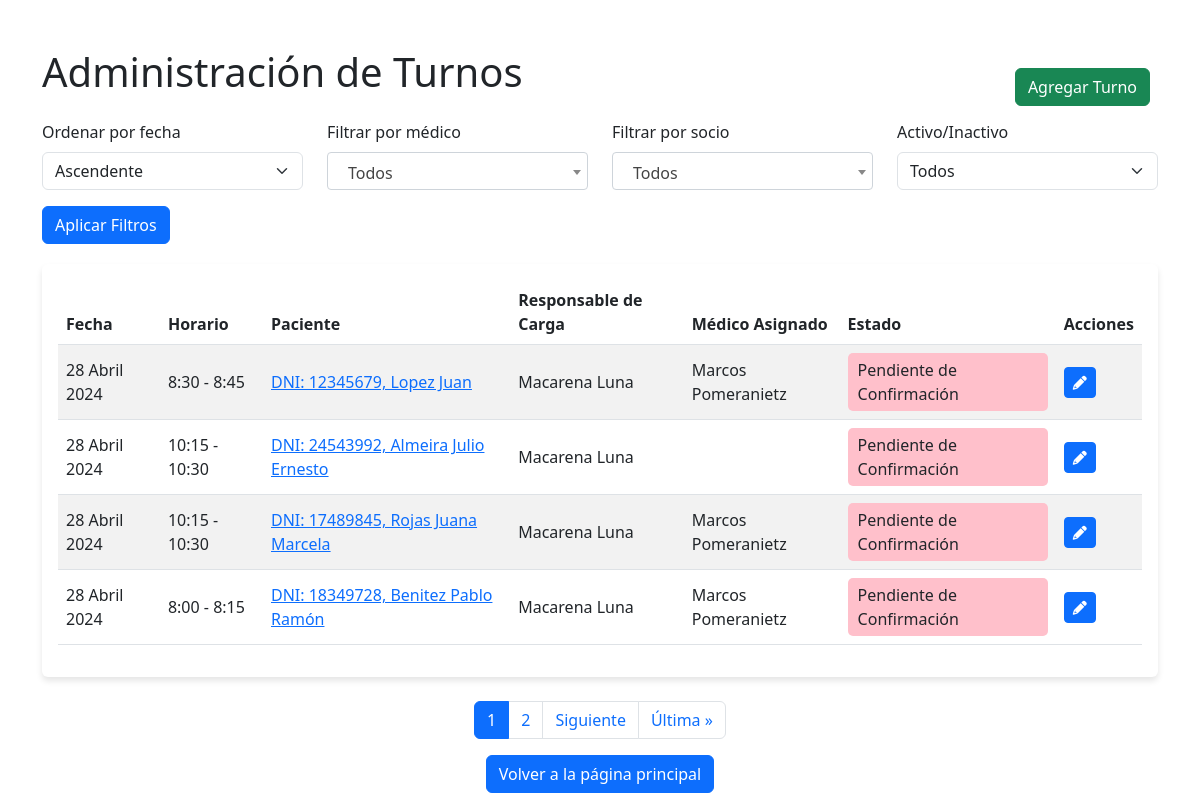
The page /turno/lista-turnos/ (signed in) on the database its author committed.
### apps/turno/models.py (models this page shows, shortened)
class Turno(models.Model):
    HORARIOS = (
        ('0', '8:00 - 8:15'),
        ('1', '8:15 - 8:30'),
        ('2', '8:30 - 8:45'),
        ('3', '8:45 - 9:00'),
        ('4', '9:00 - 9:15'),
        ('5', '9:15 - 9:30'),
        ('6', '9:30 - 9:45'),
        ('7', '9:45 - 10:00'),
        ('8', '10:00 - 10:15'),
        ('9', '10:15 - 10:30'),
        ('10', '10:30 - 10:45'),
        ('11', '10:45 - 11:00'),
        ('12', '11:00 - 11:15'),
        ('13', '11:15 - 11:30'),
        ('14', '11:30 - 11:45'),
        ('15', '11:45 - 12:00'),
        ('16', '12:00 - 12:15'),
        ('17', '12:15 - 12:30'),
        ('18', '12:30 - 12:45'),
        ('19', '12:45 - 13:00'),
        ('20', '13:00 - 13:15'),
        ('21', '13:15 - 13:30'),
        ('22', '13:30 - 13:45'),
        ('23', '13:45 - 14:00'),
        ('24', '14:00 - 14:15'),
        ('25', '14:15 - 14:30'),
        ('26', '14:30 - 14:45'),
        ('27', '14:45 - 15:00'),
        ('28', '15:00 - 15:15'),
        ('29', '15:15 - 15:30'),
        ('30', '15:30 - 15:45'),
        ('31', '15:45 - 16:00'),
        ('32', '16:00 - 16:15'),
        ('33', '16:15 - 16:30'),
        ('34', '16:30 - 16:45'),
        ('35', '16:45 - 17:00'),
        ('36', '17:00 - 17:15'),
        ('37', '17:15 - 17:30'),
        ('38', '17:30 - 17:45'),
        ('39', '17:45 - 18:00'),
        ('40', '18:00 - 18:15'),
        ('41', '18:15 - 18:30'),
        ('42', '18:30 - 18:45'),
        ('43', '18:45 - 19:00')
    )
    ESTADOS = (
        ('0', 'Pendiente de Confirmación'),
        ('1', 'Atendido'),
        ('2', 'Ausente con aviso'),
        ('3', 'Ausente sin aviso'),
        ('4', 'Confirmado'),
        ('5', 'Cancelado')
    )
    fecha = models.DateField(verbose_name='Fecha del turno')
    horario = models.CharField(max_length=2, choices=HORARIOS, default='0', verbose_name='Horario del turno')
    observacion = models.CharField(max_length=300, blank=True)
    activo = models.BooleanField(default=True, verbose_name='¿Turno Activo?')
    estado = models.CharField(max_length=2, choices=ESTADOS, default='0', verbose_name='Estado del turno')
    socio = models.ForeignKey(Paciente, on_delete=models.CASCADE)
    usuario = models.ForeignKey(User, related_name='turnos_asignados', on_delete=models.SET_NULL, blank=False, null=True, verbose_name='Médico asignado')
    responsable_de_carga = models.ForeignKey(User, related_name='turnos_responsable', on_delete=models.SET_NULL, null=True, editable=False)
    class Meta:
        verbose_name_plural = 'Turnos'

### apps/socio/models.py (models this page shows, shortened)
class Paciente(models.Model):
    TIPO_CATEGORIA = (
        ('0', 'Demanda Espontánea'),
        ('1', 'Socio'),
        ('3', 'Socio Afiliado')
    )
    SEX_CHOICES = (
        ('0', 'Masculino'),
        ('1', 'Femenino'),
        ('3', 'Otro')
    )
    TIPO_SOLICITUD = (
        ('0', 'Titular'),
        ('1', 'Familiar'),
        ('2', 'No Aplica'),
    )
    TIPO_MONOTRIBUTO = (
        ('0', 'Categoria A'),
        ('1', 'Categoria B'),
        ('2', 'Categoria C'),
        ('3', 'Categoria D'),
        ('4', 'Otro'),
        ('5', 'No tiene'),
    )
    categoria = models.CharField('Categoria', max_length=1, choices=TIPO_CATEGORIA, default='0')
    condicion_de_solicitud = models.CharField('Condición de solicitud', max_length=1, choices=TIPO_SOLICITUD, default='0')
    dni = models.CharField(max_length=8, unique=True, verbose_name='DNI',help_text="<span style='color: red;font-weight: bold; text-transform: uppercase;'>¡Ingresar sin caracteres especiales o espacios ( - , * , _, . )!</span>")
    dnititular = models.CharField('DNI del Titular',max_length=8, blank=True, null=True, help_text="<span style='color: red;font-weight: bold; text-transform: uppercase;'>¡Colocar unicamente si el TIPO DE AFILIACIÓN ES FAMILIAR!</span>")
    cuit = models.CharField(max_length=20, blank=True, null=True, help_text="<span style='color: red;font-weight: bold; text-transform: uppercase;'>¡Ingresar sin caracteres especiales o espacios ( - , * , _ )!</span>", verbose_name='CUIT')  # Campo opcional
    nombres = models.CharField(max_length=100)
    apellidos = models.CharField(max_length=100)
    fecha_de_nacimiento = models.DateField()
    sex = models.CharField('Sexo', max_length=1, choices=SEX_CHOICES, default='0')
    telefono = models.ForeignKey(Telefono, on_delete=models.CASCADE, verbose_name='Número de contacto', blank=True, null=True)
    casilla_de_mail = models.EmailField(validators=[EmailValidator(message="Ingresa un correo válido")], blank=True)
    domicilio = models.ForeignKey('Domicilio', on_delete=models.SET_NULL, blank=True, null=True)
    referente_parroquial = models.ForeignKey('Referente', on_delete=models.SET_NULL, blank=True, null=True)
    responsable_de_carga = models.ForeignKey('auth.User', on_delete=models.SET_NULL, blank=True, null=True, editable=False)
    monotributo = models.CharField('Monotributo', max_length=1, choices=TIPO_MONOTRIBUTO, default='0')
    dni_foto_frente = models.FileField(upload_to='dni/', blank=True, null=True)
    dni_foto_dorso = models.FileField(upload_to='dni/', blank=True, null=True)
    credencial = models.AutoField(primary_key=True)
    observaciones = models.TextField(blank=True)
    credencial_entregada = models.BooleanField(default=False)
    class Meta:
        verbose_name = 'Socio' # Titulo.
        verbose_name_plural = 'Registro de socio' # Titulo Plural.
    def __str__(self):
        return f"DNI: {self.dni}, {self.apellidos} {self.nombres}"

### apps/turno/views.py (the view)
# urls.py: path('lista-turnos/', ListaTurnosView.as_view(), name='turnos_list'),
class ListaTurnosView(LoginRequiredMixin, View):
    template_name = 'turno/lista_turnos.html'
    paginate_by = 4  # Número de turnos por página
    def get(self, request):
        turnos = Turno.objects.all()
        orden = request.GET.get('orden', 'asc')
        if orden == 'desc':
            turnos = turnos.order_by('-fecha')
        else:
            turnos = turnos.order_by('fecha')
        medico_id = request.GET.get('medico', None)
        if medico_id:
            turnos = turnos.filter(usuario__id=medico_id)
        socio_id = request.GET.get('socio', None)
        if socio_id:
            turnos = turnos.filter(socio__credencial=socio_id)
        activo = request.GET.get('activo', None)
        if activo == 'true':
            turnos = turnos.filter(activo=True)
        elif activo == 'false':
            turnos = turnos.filter(activo=False)
        grupo_medico = Group.objects.get(name='Medico')
        medicos = User.objects.filter(groups=grupo_medico)
        socios = Paciente.objects.all()  # Obtener todos los pacientes para el formulario
        paginator = Paginator(turnos, self.paginate_by)
        page = request.GET.get('page')
        try:
            turnos_paginados = paginator.page(page)
        except PageNotAnInteger:
            turnos_paginados = paginator.page(1)
        except EmptyPage:
            turnos_paginados = paginator.page(paginator.num_pages)
        context = {
            'turnos': turnos_paginados,
            'orden': orden,
            'medicos': medicos,
            'socios': socios,
        }
        return render(request, self.template_name, context)

### templates/turno/lista_turnos.html (shortened to what this page needs)
{% load static %}
<!DOCTYPE html>
<html lang="en">
<head>
    <link href="https://cdn.jsdelivr.net/npm/bootstrap@5.3.0-alpha1/dist/css/bootstrap.min.css" rel="stylesheet">
    <link rel="stylesheet" href="{% static 'css/turno/lista.css' %}">
    <link rel="stylesheet" href="https://cdnjs.cloudflare.com/ajax/libs/font-awesome/6.0.0-beta3/css/all.min.css">
    <link href="https://cdn.jsdelivr.net/npm/select2@4.0.13/dist/css/select2.min.css" rel="stylesheet" />
</head>
<body>
    <div class="container mt-5">
        <h1 class="mb-4">Administración de Turnos</h1>
        <a href="/turno/crear-turno/" class="btn btn-success btn-agregar-turno">Agregar Turno</a>
        <form method="get" class="filters">
            <div class="row">
                <div class="col-md-3">
                    <label for="orden" class="form-label">Ordenar por fecha</label>
                    <select id="orden" name="orden" class="form-select">
                        <option value="asc" {% if orden == 'asc' %}selected{% endif %}>Ascendente</option>
                    </select>
                </div>
                <div class="col-md-3">
                    <label for="medico" class="form-label">Filtrar por médico</label>
                </div>
                <div class="col-md-3">
                    <label for="socio" class="form-label">Filtrar por socio</label>
                </div>
                <div class="col-md-3">
                    <label for="activo" class="form-label">Activo/Inactivo</label>
                    <select id="activo" name="activo" class="form-select">
                        <option value="">Todos</option>
                    </select>
                </div>
            </div>
            <div class="row mt-3">
                <div class="col-md-12">
                    <button type="submit" class="btn btn-primary">Aplicar Filtros</button>
                </div>
            </div>
        </form>
        <div class="card">
            <div class="card-body">
                <table class="table table-striped">
                    <thead>
                        <tr>
                            <th>Fecha</th>
                            <th>Horario</th>
                            <th>Paciente</th>
                            <th>Responsable de Carga</th>
                            <th>Médico Asignado</th>
                            <th>Estado</th>
                            <th>Acciones</th>
                        </tr>
                    </thead>
                    <tbody>
                        {% for turno in turnos %}
                            <tr>
                                <td>{{ turno.fecha }}</td>
                                <td>{{ turno.get_horario_display }}</td>
                                <td><a href="{% url 'detalle_paciente' turno.socio.credencial %}">{{ turno.socio }}</a></td>
                                <td>{{ turno.responsable_de_carga.first_name }} {{ turno.responsable_de_carga.last_name }}</td>
                                <td>{{ turno.usuario.first_name }} {{ turno.usuario.last_name }}</td>
                                <td>
                                    <div class="estado-container {% if turno.estado == '0' %}estado-pendiente{% elif turno.estado == '1' %}estado-atendido{% elif turno.estado == '2' %}estado-ausente-aviso{% elif turno.estado == '3' %}estado-ausente-sin-aviso{% elif turno.estado == '4' %}estado-confirmado{% elif turno.estado == '5' %}estado-cancelado{% endif %}">
                                        {{ turno.get_estado_display }}
                                    </div>
                                </td>
                                <td>
                                    <a href="{% url 'editar_turno' turno.pk %}" class="btn btn-sm btn-primary">
                                        <i class="fas fa-pencil-alt"></i>
                                    </a>
                                </td>
                            </tr>
                        {% endfor %}
                    </tbody>
                </table>
            </div>
        </div>
<nav aria-label="Page navigation">
    <ul class="pagination justify-content-center mt-4">
        {% for num in turnos.paginator.page_range %}
            {% if num == turnos.number %}
                <li class="page-item active">
                    <span class="page-link">{{ num }}</span>
                </li>
            {% elif num < turnos.number|add:2 and num > turnos.number|add:"-2" %}
                <li class="page-item">
                    <a class="page-link" href="?orden={{ orden }}&page={{ num }}">{{ num }}</a>
                </li>
            {% endif %}
        {% endfor %}
        {% if turnos.has_next %}
            <li class="page-item">
                <a class="page-link" href="?orden={{ orden }}&page={{ turnos.next_page_number }}">Siguiente</a>
            </li>
            <li class="page-item">
                <a class="page-link" href="?orden={{ orden }}&page={{ turnos.paginator.num_pages }}">Última &raquo;</a>
            </li>
        {% endif %}
    </ul>
</nav>
<div class="container mt-3 text-center">
    <a href="/admin/" class="btn btn-primary">Volver a la página principal</a>
</div>
    </div>
</body>
</html>

### static/css/turno/lista.css (style rules this page uses)
.card { border: none; box-shadow: 0 4px 6px rgba(0, 0, 0, 0.1); }
.table th { border-top: none; border-bottom: 1px solid #dee2e6; }
.table td { vertical-align: middle; }

### templates/turno/lista_turnos.html (style rules this page uses)
.container { position: relative; }
.btn-agregar-turno { position: absolute; top: 20px; right: 20px; z-index: 1000; }
.filters { margin-bottom: 20px; }
.estado-container { display: inline-block; padding: 5px 10px; border-radius: 5px; }
.estado-pendiente { background-color: pink; }

### rows shown on the page
Turno: fecha "28 Abril 2024", horario "8:30 - 8:45", socio "DNI: 12345679, Lopez Juan", responsable_de_carga.first_name "Macarena", responsable_de_carga.last_name "Luna", usuario.first_name "Marcos", usuario.last_name "Pomeranietz", estado "Pendiente de Confirmación"
Turno: fecha "28 Abril 2024", horario "10:15 - 10:30", socio "DNI: 24543992, Almeira Julio Ernesto", responsable_de_carga.first_name "Macarena", responsable_de_carga.last_name "Luna", estado "Pendiente de Confirmación"
Turno: fecha "28 Abril 2024", horario "10:15 - 10:30", socio "DNI: 17489845, Rojas Juana Marcela", responsable_de_carga.first_name "Macarena", responsable_de_carga.last_name "Luna", usuario.first_name "Marcos", usuario.last_name "Pomeranietz", estado "Pendiente de Confirmación"
Turno: fecha "28 Abril 2024", horario "8:00 - 8:15", socio "DNI: 18349728, Benitez Pablo Ramón", responsable_de_carga.first_name "Macarena", responsable_de_carga.last_name "Luna", usuario.first_name "Marcos", usuario.last_name "Pomeranietz", estado "Pendiente de Confirmación"

### other values the page prints
{{ num }} "1"
{{ num }} "2"
